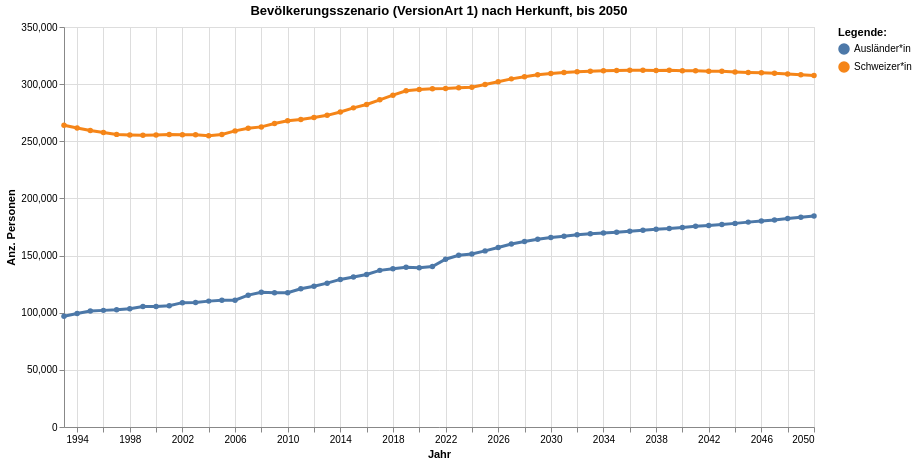

Here is the notebook cell this chart was saved with:
### Code cell
grafik3 = mypy_dv.plot_altair_multiline_highlight(
    data = myAgg3.query('VersionArtSort==1').reset_index().sort_values('HerkunftSort', ascending=True)
    ,x = 'StichtagDatJahr:T'
    ,y = 'sum_WBev:Q'
    ,x_beschriftung = 'Jahr'
    , y_beschriftung = 'Anz. Personen'
    ,category = "HerkunftLang:N"
    ,category_beschriftung= 'Legende:'
    ,warning_status = "ignore" #always or ignore
    ,myTitle="Bevölkerungsszenario (VersionArt 1) nach Herkunft, bis "+data_max_date
)
grafik3

### Figure 1 — Vega-Lite specification as saved in the notebook (floating-point values rounded to 4 significant figures)
{"config": {"view": {"continuousWidth": 300, "continuousHeight": 300}}, "layer": [{"mark": {"type": "circle"}, "encoding": {"color": {"field": "HerkunftLang", "legend": {"orient": "right", "title": "Legende:"}, "type": "nominal"}, "opacity": {"value": 1.3}, "tooltip": [{"field": "StichtagDatJahr", "type": "temporal"}, {"field": "HerkunftLang", "type": "nominal"}, {"field": "sum_WBev", "type": "quantitative"}], "x": {"axis": {"title": "Jahr"}, "field": "StichtagDatJahr", "type": "temporal"}, "y": {"axis": {"title": "Anz. Personen"}, "field": "sum_WBev", "type": "quantitative"}}, "name": "view_3", "title": "Bevölkerungsszenario (VersionArt 1) nach Herkunft, bis 2050"}, {"mark": {"type": "line"}, "encoding": {"color": {"field": "HerkunftLang", "legend": {"orient": "right", "title": "Legende:"}, "type": "nominal"}, "size": {"condition": {"test": {"not": {"param": "param_3"}}, "value": 1.2}, "value": 3}, "tooltip": [{"field": "StichtagDatJahr", "type": "temporal"}, {"field": "HerkunftLang", "type": "nominal"}, {"field": "sum_WBev", "type": "quantitative"}], "x": {"axis": {"title": "Jahr"}, "field": "StichtagDatJahr", "type": "temporal"}, "y": {"axis": {"title": "Anz. Personen"}, "field": "sum_WBev", "type": "quantitative"}}, "title": "Bevölkerungsszenario (VersionArt 1) nach Herkunft, bis 2050"}], "data": {"name": "data-bb452baa1babe42d5575175a9e4730f2"}, "height": 400, "params": [{"name": "param_3", "select": {"type": "point", "fields": ["HerkunftLang:N"], "nearest": true, "on": "pointerover"}, "views": ["view_3"]}], "width": 750, "$schema": "https://vega.github.io/schema/vega-lite/v5.8.0.json", "datasets": {"data-bb452baa1babe42d5575175a9e4730f2": [{"StichtagDatJahr": "2050-01-01T00:00:00", "VersionArtSort": 1, "HerkunftLang": "Schweizer*in", "HerkunftSort": 1, "sum_WBev": 307590}, {"StichtagDatJahr": "2011-01-01T00:00:00", "VersionArtSort": 1, "HerkunftLang": "Schweizer*in", "HerkunftSort": 1, "sum_WBev": 269065}, {"StichtagDatJahr": "2030-01-01T00:00:00", "VersionArtSort": 1, "HerkunftLang": "Schweizer*in", "HerkunftSort": 1, "sum_WBev": 309350}, {"StichtagDatJahr": "2040-01-01T00:00:00", "VersionArtSort": 1, "HerkunftLang": "Schweizer*in", "HerkunftSort": 1, "sum_WBev": 311770}, {"StichtagDatJahr": "2012-01-01T00:00:00", "VersionArtSort": 1, "HerkunftLang": "Schweizer*in", "HerkunftSort": 1, "sum_WBev": 270855}, {"StichtagDatJahr": "2013-01-01T00:00:00", "VersionArtSort": 1, "HerkunftLang": "Schweizer*in", "HerkunftSort": 1, "sum_WBev": 272705}, {"StichtagDatJahr": "2014-01-01T00:00:00", "VersionArtSort": 1, "HerkunftLang": "Schweizer*in", "HerkunftSort": 1, "sum_WBev": 275649}, {"StichtagDatJahr": "2039-01-01T00:00:00", "VersionArtSort": 1, "HerkunftLang": "Schweizer*in", "HerkunftSort": 1, "sum_WBev": 312070}, {"StichtagDatJahr": "2015-01-01T00:00:00", "VersionArtSort": 1, "HerkunftLang": "Schweizer*in", "HerkunftSort": 1, "sum_WBev": 279236}, {"StichtagDatJahr": "2038-01-01T00:00:00", "VersionArtSort": 1, "HerkunftLang": "Schweizer*in", "HerkunftSort": 1, "sum_WBev": 311950}, {"StichtagDatJahr": "2016-01-01T00:00:00", "VersionArtSort": 1, "HerkunftLang": "Schweizer*in", "HerkunftSort": 1, "sum_WBev": 282209}, {"StichtagDatJahr": "2017-01-01T00:00:00", "VersionArtSort": 1, "HerkunftLang": "Schweizer*in", "HerkunftSort": 1, "sum_WBev": 286255}, {"StichtagDatJahr": "2037-01-01T00:00:00", "VersionArtSort": 1, "HerkunftLang": "Schweizer*in", "HerkunftSort": 1, "sum_WBev": 312150}, {"StichtagDatJahr": "2018-01-01T00:00:00", "VersionArtSort": 1, "HerkunftLang": "Schweizer*in", "HerkunftSort": 1, "sum_WBev": 290349}, {"StichtagDatJahr": "2019-01-01T00:00:00", "VersionArtSort": 1, "HerkunftLang": "Schweizer*in", "HerkunftSort": 1, "sum_WBev": 294205}, {"StichtagDatJahr": "2020-01-01T00:00:00", "VersionArtSort": 1, "HerkunftLang": "Schweizer*in", "HerkunftSort": 1, "sum_WBev": 295333}, {"StichtagDatJahr": "2021-01-01T00:00:00", "VersionArtSort": 1, "HerkunftLang": "Schweizer*in", "HerkunftSort": 1, "sum_WBev": 295989}, {"StichtagDatJahr": "2036-01-01T00:00:00", "VersionArtSort": 1, "HerkunftLang": "Schweizer*in", "HerkunftSort": 1, "sum_WBev": 312190}, {"StichtagDatJahr": "2022-01-01T00:00:00", "VersionArtSort": 1, "HerkunftLang": "Schweizer*in", "HerkunftSort": 1, "sum_WBev": 296249}, {"StichtagDatJahr": "2035-01-01T00:00:00", "VersionArtSort": 1, "HerkunftLang": "Schweizer*in", "HerkunftSort": 1, "sum_WBev": 311920}, {"StichtagDatJahr": "2023-01-01T00:00:00", "VersionArtSort": 1, "HerkunftLang": "Schweizer*in", "HerkunftSort": 1, "sum_WBev": 296871}, {"StichtagDatJahr": "2024-01-01T00:00:00", "VersionArtSort": 1, "HerkunftLang": "Schweizer*in", "HerkunftSort": 1, "sum_WBev": 297268}, {"StichtagDatJahr": "2034-01-01T00:00:00", "VersionArtSort": 1, "HerkunftLang": "Schweizer*in", "HerkunftSort": 1, "sum_WBev": 311810}, {"StichtagDatJahr": "2025-01-01T00:00:00", "VersionArtSort": 1, "HerkunftLang": "Schweizer*in", "HerkunftSort": 1, "sum_WBev": 299610}, {"StichtagDatJahr": "2033-01-01T00:00:00", "VersionArtSort": 1, "HerkunftLang": "Schweizer*in", "HerkunftSort": 1, "sum_WBev": 311330}, {"StichtagDatJahr": "2026-01-01T00:00:00", "VersionArtSort": 1, "HerkunftLang": "Schweizer*in", "HerkunftSort": 1, "sum_WBev": 302070}, {"StichtagDatJahr": "2027-01-01T00:00:00", "VersionArtSort": 1, "HerkunftLang": "Schweizer*in", "HerkunftSort": 1, "sum_WBev": 304610}, {"StichtagDatJahr": "2028-01-01T00:00:00", "VersionArtSort": 1, "HerkunftLang": "Schweizer*in", "HerkunftSort": 1, "sum_WBev": 306550}, {"StichtagDatJahr": "2032-01-01T00:00:00", "VersionArtSort": 1, "HerkunftLang": "Schweizer*in", "HerkunftSort": 1, "sum_WBev": 310840}, {"StichtagDatJahr": "2029-01-01T00:00:00", "VersionArtSort": 1, "HerkunftLang": "Schweizer*in", "HerkunftSort": 1, "sum_WBev": 308140}, {"StichtagDatJahr": "2010-01-01T00:00:00", "VersionArtSort": 1, "HerkunftLang": "Schweizer*in", "HerkunftSort": 1, "sum_WBev": 268017}, {"StichtagDatJahr": "2041-01-01T00:00:00", "VersionArtSort": 1, "HerkunftLang": "Schweizer*in", "HerkunftSort": 1, "sum_WBev": 311730}, {"StichtagDatJahr": "2031-01-01T00:00:00", "VersionArtSort": 1, "HerkunftLang": "Schweizer*in", "HerkunftSort": 1, "sum_WBev": 310240}, {"StichtagDatJahr": "2003-01-01T00:00:00", "VersionArtSort": 1, "HerkunftLang": "Schweizer*in", "HerkunftSort": 1, "sum_WBev": 255649}, {"StichtagDatJahr": "2048-01-01T00:00:00", "VersionArtSort": 1, "HerkunftLang": "Schweizer*in", "HerkunftSort": 1, "sum_WBev": 308920}, {"StichtagDatJahr": "1998-01-01T00:00:00", "VersionArtSort": 1, "HerkunftLang": "Schweizer*in", "HerkunftSort": 1, "sum_WBev": 255523}, {"StichtagDatJahr": "2047-01-01T00:00:00", "VersionArtSort": 1, "HerkunftLang": "Schweizer*in", "HerkunftSort": 1, "sum_WBev": 309460}, {"StichtagDatJahr": "1999-01-01T00:00:00", "VersionArtSort": 1, "HerkunftLang": "Schweizer*in", "HerkunftSort": 1, "sum_WBev": 255185}, {"StichtagDatJahr": "2000-01-01T00:00:00", "VersionArtSort": 1, "HerkunftLang": "Schweizer*in", "HerkunftSort": 1, "sum_WBev": 255576}, {"StichtagDatJahr": "2046-01-01T00:00:00", "VersionArtSort": 1, "HerkunftLang": "Schweizer*in", "HerkunftSort": 1, "sum_WBev": 309900}, {"StichtagDatJahr": "2009-01-01T00:00:00", "VersionArtSort": 1, "HerkunftLang": "Schweizer*in", "HerkunftSort": 1, "sum_WBev": 265512}, {"StichtagDatJahr": "1996-01-01T00:00:00", "VersionArtSort": 1, "HerkunftLang": "Schweizer*in", "HerkunftSort": 1, "sum_WBev": 257600}, {"StichtagDatJahr": "1995-01-01T00:00:00", "VersionArtSort": 1, "HerkunftLang": "Schweizer*in", "HerkunftSort": 1, "sum_WBev": 259361}, {"StichtagDatJahr": "2001-01-01T00:00:00", "VersionArtSort": 1, "HerkunftLang": "Schweizer*in", "HerkunftSort": 1, "sum_WBev": 255953}, {"StichtagDatJahr": "2045-01-01T00:00:00", "VersionArtSort": 1, "HerkunftLang": "Schweizer*in", "HerkunftSort": 1, "sum_WBev": 310260}, {"StichtagDatJahr": "2002-01-01T00:00:00", "VersionArtSort": 1, "HerkunftLang": "Schweizer*in", "HerkunftSort": 1, "sum_WBev": 255757}, {"StichtagDatJahr": "1997-01-01T00:00:00", "VersionArtSort": 1, "HerkunftLang": "Schweizer*in", "HerkunftSort": 1, "sum_WBev": 256039}, {"StichtagDatJahr": "2044-01-01T00:00:00", "VersionArtSort": 1, "HerkunftLang": "Schweizer*in", "HerkunftSort": 1, "sum_WBev": 310680}, {"StichtagDatJahr": "2004-01-01T00:00:00", "VersionArtSort": 1, "HerkunftLang": "Schweizer*in", "HerkunftSort": 1, "sum_WBev": 254835}, {"StichtagDatJahr": "1994-01-01T00:00:00", "VersionArtSort": 1, "HerkunftLang": "Schweizer*in", "HerkunftSort": 1, "sum_WBev": 261550}, {"StichtagDatJahr": "2005-01-01T00:00:00", "VersionArtSort": 1, "HerkunftLang": "Schweizer*in", "HerkunftSort": 1, "sum_WBev": 255917}, {"StichtagDatJahr": "1993-01-01T00:00:00", "VersionArtSort": 1, "HerkunftLang": "Schweizer*in", "HerkunftSort": 1, "sum_WBev": 264041}, {"StichtagDatJahr": "2006-01-01T00:00:00", "VersionArtSort": 1, "HerkunftLang": "Schweizer*in", "HerkunftSort": 1, "sum_WBev": 259102}, {"StichtagDatJahr": "2043-01-01T00:00:00", "VersionArtSort": 1, "HerkunftLang": "Schweizer*in", "HerkunftSort": 1, "sum_WBev": 311220}, {"StichtagDatJahr": "2007-01-01T00:00:00", "VersionArtSort": 1, "HerkunftLang": "Schweizer*in", "HerkunftSort": 1, "sum_WBev": 261436}, {"StichtagDatJahr": "2042-01-01T00:00:00", "VersionArtSort": 1, "HerkunftLang": "Schweizer*in", "HerkunftSort": 1, "sum_WBev": 311270}, {"StichtagDatJahr": "2008-01-01T00:00:00", "VersionArtSort": 1, "HerkunftLang": "Schweizer*in", "HerkunftSort": 1, "sum_WBev": 262595}, {"StichtagDatJahr": "2049-01-01T00:00:00", "VersionArtSort": 1, "HerkunftLang": "Schweizer*in", "HerkunftSort": 1, "sum_WBev": 308160}, {"StichtagDatJahr": "2048-01-01T00:00:00", "VersionArtSort": 1, "HerkunftLang": "Ausländer*in", "HerkunftSort": 2, "sum_WBev": 182360}, {"StichtagDatJahr": "2033-01-01T00:00:00", "VersionArtSort": 1, "HerkunftLang": "Ausländer*in", "HerkunftSort": 2, "sum_WBev": 169040}, {"StichtagDatJahr": "2049-01-01T00:00:00", "VersionArtSort": 1, "HerkunftLang": "Ausländer*in", "HerkunftSort": 2, "sum_WBev": 183480}, {"StichtagDatJahr": "2032-01-01T00:00:00", "VersionArtSort": 1, "HerkunftLang": "Ausländer*in", "HerkunftSort": 2, "sum_WBev": 168170}, {"StichtagDatJahr": "2042-01-01T00:00:00", "VersionArtSort": 1, "HerkunftLang": "Ausländer*in", "HerkunftSort": 2, "sum_WBev": 176390}, {"StichtagDatJahr": "2036-01-01T00:00:00", "VersionArtSort": 1, "HerkunftLang": "Ausländer*in", "HerkunftSort": 2, "sum_WBev": 171360}, {"StichtagDatJahr": "2047-01-01T00:00:00", "VersionArtSort": 1, "HerkunftLang": "Ausländer*in", "HerkunftSort": 2, "sum_WBev": 181200}, {"StichtagDatJahr": "2035-01-01T00:00:00", "VersionArtSort": 1, "HerkunftLang": "Ausländer*in", "HerkunftSort": 2, "sum_WBev": 170490}, {"StichtagDatJahr": "2046-01-01T00:00:00", "VersionArtSort": 1, "HerkunftLang": "Ausländer*in", "HerkunftSort": 2, "sum_WBev": 180190}, {"StichtagDatJahr": "2037-01-01T00:00:00", "VersionArtSort": 1, "HerkunftLang": "Ausländer*in", "HerkunftSort": 2, "sum_WBev": 172080}, {"StichtagDatJahr": "2038-01-01T00:00:00", "VersionArtSort": 1, "HerkunftLang": "Ausländer*in", "HerkunftSort": 2, "sum_WBev": 172980}, {"StichtagDatJahr": "2045-01-01T00:00:00", "VersionArtSort": 1, "HerkunftLang": "Ausländer*in", "HerkunftSort": 2, "sum_WBev": 179270}, {"StichtagDatJahr": "2044-01-01T00:00:00", "VersionArtSort": 1, "HerkunftLang": "Ausländer*in", "HerkunftSort": 2, "sum_WBev": 178170}, {"StichtagDatJahr": "2039-01-01T00:00:00", "VersionArtSort": 1, "HerkunftLang": "Ausländer*in", "HerkunftSort": 2, "sum_WBev": 173650}, {"StichtagDatJahr": "2040-01-01T00:00:00", "VersionArtSort": 1, "HerkunftLang": "Ausländer*in", "HerkunftSort": 2, "sum_WBev": 174590}, {"StichtagDatJahr": "2043-01-01T00:00:00", "VersionArtSort": 1, "HerkunftLang": "Ausländer*in", "HerkunftSort": 2, "sum_WBev": 177270}, {"StichtagDatJahr": "2034-01-01T00:00:00", "VersionArtSort": 1, "HerkunftLang": "Ausländer*in", "HerkunftSort": 2, "sum_WBev": 169780}, {"StichtagDatJahr": "2041-01-01T00:00:00", "VersionArtSort": 1, "HerkunftLang": "Ausländer*in", "HerkunftSort": 2, "sum_WBev": 175560}, {"StichtagDatJahr": "1993-01-01T00:00:00", "VersionArtSort": 1, "HerkunftLang": "Ausländer*in", "HerkunftSort": 2, "sum_WBev": 96857}, {"StichtagDatJahr": "2030-01-01T00:00:00", "VersionArtSort": 1, "HerkunftLang": "Ausländer*in", "HerkunftSort": 2, "sum_WBev": 165840}, {"StichtagDatJahr": "2009-01-01T00:00:00", "VersionArtSort": 1, "HerkunftLang": "Ausländer*in", "HerkunftSort": 2, "sum_WBev": 117394}, {"StichtagDatJahr": "2008-01-01T00:00:00", "VersionArtSort": 1, "HerkunftLang": "Ausländer*in", "HerkunftSort": 2, "sum_WBev": 117904}, {"StichtagDatJahr": "2007-01-01T00:00:00", "VersionArtSort": 1, "HerkunftLang": "Ausländer*in", "HerkunftSort": 2, "sum_WBev": 115379}, {"StichtagDatJahr": "2006-01-01T00:00:00", "VersionArtSort": 1, "HerkunftLang": "Ausländer*in", "HerkunftSort": 2, "sum_WBev": 110960}, {"StichtagDatJahr": "2005-01-01T00:00:00", "VersionArtSort": 1, "HerkunftLang": "Ausländer*in", "HerkunftSort": 2, "sum_WBev": 110892}, {"StichtagDatJahr": "2004-01-01T00:00:00", "VersionArtSort": 1, "HerkunftLang": "Ausländer*in", "HerkunftSort": 2, "sum_WBev": 110142}, {"StichtagDatJahr": "2003-01-01T00:00:00", "VersionArtSort": 1, "HerkunftLang": "Ausländer*in", "HerkunftSort": 2, "sum_WBev": 108879}, {"StichtagDatJahr": "2010-01-01T00:00:00", "VersionArtSort": 1, "HerkunftLang": "Ausländer*in", "HerkunftSort": 2, "sum_WBev": 117451}, {"StichtagDatJahr": "2002-01-01T00:00:00", "VersionArtSort": 1, "HerkunftLang": "Ausländer*in", "HerkunftSort": 2, "sum_WBev": 108801}, {"StichtagDatJahr": "2000-01-01T00:00:00", "VersionArtSort": 1, "HerkunftLang": "Ausländer*in", "HerkunftSort": 2, "sum_WBev": 105404}, {"StichtagDatJahr": "1999-01-01T00:00:00", "VersionArtSort": 1, "HerkunftLang": "Ausländer*in", "HerkunftSort": 2, "sum_WBev": 105519}, {"StichtagDatJahr": "1998-01-01T00:00:00", "VersionArtSort": 1, "HerkunftLang": "Ausländer*in", "HerkunftSort": 2, "sum_WBev": 103550}, {"StichtagDatJahr": "1997-01-01T00:00:00", "VersionArtSort": 1, "HerkunftLang": "Ausländer*in", "HerkunftSort": 2, "sum_WBev": 102555}, {"StichtagDatJahr": "1996-01-01T00:00:00", "VersionArtSort": 1, "HerkunftLang": "Ausländer*in", "HerkunftSort": 2, "sum_WBev": 102048}, {"StichtagDatJahr": "1995-01-01T00:00:00", "VersionArtSort": 1, "HerkunftLang": "Ausländer*in", "HerkunftSort": 2, "sum_WBev": 101465}, {"StichtagDatJahr": "1994-01-01T00:00:00", "VersionArtSort": 1, "HerkunftLang": "Ausländer*in", "HerkunftSort": 2, "sum_WBev": 99298}, {"StichtagDatJahr": "2001-01-01T00:00:00", "VersionArtSort": 1, "HerkunftLang": "Ausländer*in", "HerkunftSort": 2, "sum_WBev": 106089}, {"StichtagDatJahr": "2031-01-01T00:00:00", "VersionArtSort": 1, "HerkunftLang": "Ausländer*in", "HerkunftSort": 2, "sum_WBev": 166980}, {"StichtagDatJahr": "2011-01-01T00:00:00", "VersionArtSort": 1, "HerkunftLang": "Ausländer*in", "HerkunftSort": 2, "sum_WBev": 121017}, {"StichtagDatJahr": "2013-01-01T00:00:00", "VersionArtSort": 1, "HerkunftLang": "Ausländer*in", "HerkunftSort": 2, "sum_WBev": 125870}, {"StichtagDatJahr": "2029-01-01T00:00:00", "VersionArtSort": 1, "HerkunftLang": "Ausländer*in", "HerkunftSort": 2, "sum_WBev": 164360}, {"StichtagDatJahr": "2028-01-01T00:00:00", "VersionArtSort": 1, "HerkunftLang": "Ausländer*in", "HerkunftSort": 2, "sum_WBev": 162280}, {"StichtagDatJahr": "2027-01-01T00:00:00", "VersionArtSort": 1, "HerkunftLang": "Ausländer*in", "HerkunftSort": 2, "sum_WBev": 160100}, {"StichtagDatJahr": "2026-01-01T00:00:00", "VersionArtSort": 1, "HerkunftLang": "Ausländer*in", "HerkunftSort": 2, "sum_WBev": 157060}, {"StichtagDatJahr": "2025-01-01T00:00:00", "VersionArtSort": 1, "HerkunftLang": "Ausländer*in", "HerkunftSort": 2, "sum_WBev": 154100}, {"StichtagDatJahr": "2024-01-01T00:00:00", "VersionArtSort": 1, "HerkunftLang": "Ausländer*in", "HerkunftSort": 2, "sum_WBev": 151396}, {"StichtagDatJahr": "2023-01-01T00:00:00", "VersionArtSort": 1, "HerkunftLang": "Ausländer*in", "HerkunftSort": 2, "sum_WBev": 150211}, {"StichtagDatJahr": "2012-01-01T00:00:00", "VersionArtSort": 1, "HerkunftLang": "Ausländer*in", "HerkunftSort": 2, "sum_WBev": 123157}, {"StichtagDatJahr": "2022-01-01T00:00:00", "VersionArtSort": 1, "HerkunftLang": "Ausländer*in", "HerkunftSort": 2, "sum_WBev": 146788}, {"StichtagDatJahr": "2020-01-01T00:00:00", "VersionArtSort": 1, "HerkunftLang": "Ausländer*in", "HerkunftSort": 2, "sum_WBev": 139403}, {"StichtagDatJahr": "2019-01-01T00:00:00", "VersionArtSort": 1, "HerkunftLang": "Ausländer*in", "HerkunftSort": 2, "sum_WBev": 139803}, {"StichtagDatJahr": "2018-01-01T00:00:00", "VersionArtSort": 1, "HerkunftLang": "Ausländer*in", "HerkunftSort": 2, "sum_WBev": 138388}, {"StichtagDatJahr": "2017-01-01T00:00:00", "VersionArtSort": 1, "HerkunftLang": "Ausländer*in", "HerkunftSort": 2, "sum_WBev": 137055}, {"StichtagDatJahr": "2016-01-01T00:00:00", "VersionArtSort": 1, "HerkunftLang": "Ausländer*in", "HerkunftSort": 2, "sum_WBev": 133473}, {"StichtagDatJahr": "2015-01-01T00:00:00", "VersionArtSort": 1, "HerkunftLang": "Ausländer*in", "HerkunftSort": 2, "sum_WBev": 131168}, {"StichtagDatJahr": "2014-01-01T00:00:00", "VersionArtSort": 1, "HerkunftLang": "Ausländer*in", "HerkunftSort": 2, "sum_WBev": 129134}, {"StichtagDatJahr": "2050-01-01T00:00:00", "VersionArtSort": 1, "HerkunftLang": "Ausländer*in", "HerkunftSort": 2, "sum_WBev": 184600}, {"StichtagDatJahr": "2021-01-01T00:00:00", "VersionArtSort": 1, "HerkunftLang": "Ausländer*in", "HerkunftSort": 2, "sum_WBev": 140343}]}}
